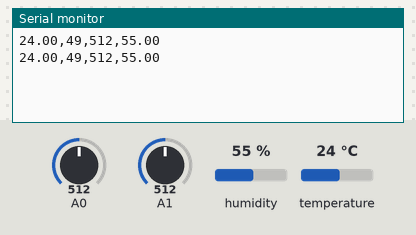
A sketch run on a simulated Arduino Uno, built with avr-gcc and run on an emulated ATmega328P. On the bench: the last lines printed to the serial monitor. Inputs (shaded band) come from the test bench; at power-on: humidity 55 %, A0 = 512, A1 = 512, temperature 24 °C.

Above: at 2.8 s.
2.9 s: humidity set to 22 %
At 5.3 s:
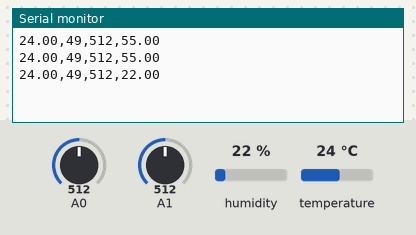
5.6 s: A0 set to 716
At 6.5 s:
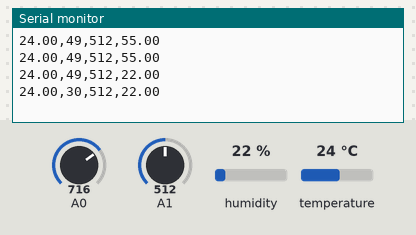
8.3 s: A1 set to 716
At 10.8 s:
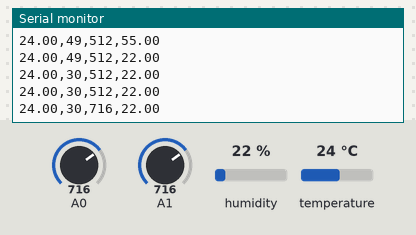
11.0 s: temperature set to 12 °C
At 12.6 s:
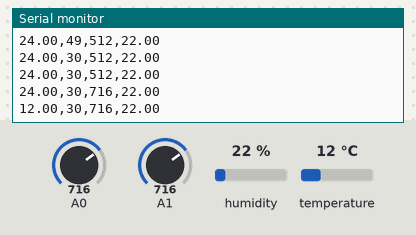
13.7 s: A0 set to 992
At 15.0 s:
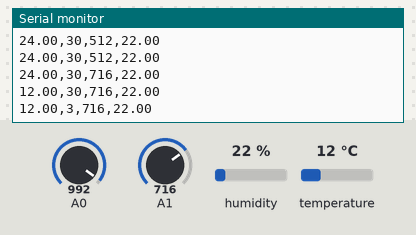
16.4 s: A1 set to 992
At 18.7 s:
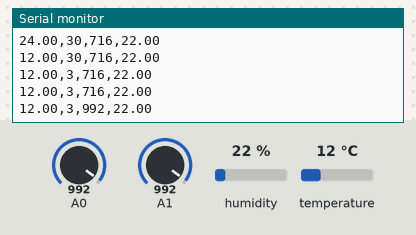
Timing chart, 0 to 20.1 s (numbered marks = the images above; inputs shaded):
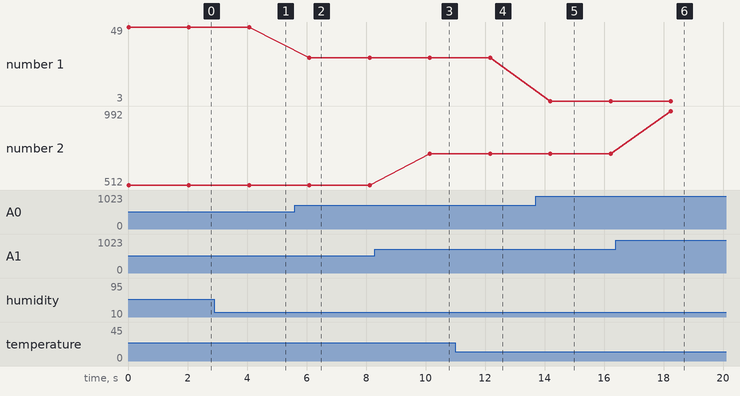

Measured:
- after the input at 2.9 s, the serial monitor: prints a new line after 1.2 s (image 1)
- after the input at 5.6 s, the serial monitor: prints a new line after 0.50 s (image 2)
- after the input at 8.3 s, the serial monitor: prints a new line after 1.8 s (image 3)
- after the input at 11.0 s, the serial monitor: prints a new line after 1.2 s (image 4)
- after the input at 13.7 s, the serial monitor: prints a new line after 0.50 s (image 5)
- after the input at 16.4 s, the serial monitor: prints a new line after 1.8 s (image 6)
- plotted number 1: 49 → 30 after the input at 5.6 s, 30 → 3 after the input at 13.7 s
- plotted number 2: 512 → 716 after the input at 8.3 s, 716 → 992 after the input at 16.4 s

The sketch:

CropPlushardware.ino
```cpp
#include <DHT.h>

#define DHTPIN 2
#define DHTTYPE DHT11

DHT dht(DHTPIN, DHTTYPE);

void setup() {
  Serial.begin(9600);
  dht.begin();
}

void loop() {
  float h = dht.readHumidity();
  float t = dht.readTemperature();
  int m = analogRead(A0);
  int c = analogRead(A1);

  int mPercent = map(m, 1023, 0, 0, 100);

  // Format: Temp,Moisture,CO2,Humidity
  Serial.print(t);
  Serial.print(",");
  Serial.print(mPercent);
  Serial.print(",");
  Serial.print(c);
  Serial.print(",");
  Serial.println(h);

  delay(2000);
}
```
